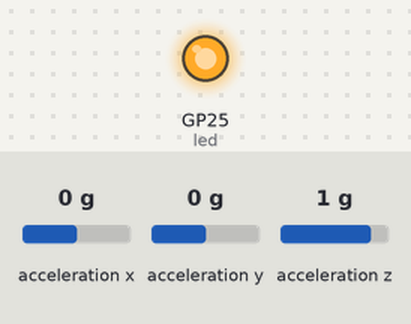
The program below on a simulated Raspberry Pi Pico running CircuitPython. Shown: output pins drawn as LEDs (lit = HIGH). The inputs (shaded band) are chosen by the test bench; at power-on: acceleration x 0 g, acceleration y 0 g, acceleration z 1 g. Files the program writes start out absent; what the program prints to the serial console is not drawn. At 11.1 s the program ends and the board releases its pins; the recording ends there.

Above: at 0.1 s.
At 3.1 s:
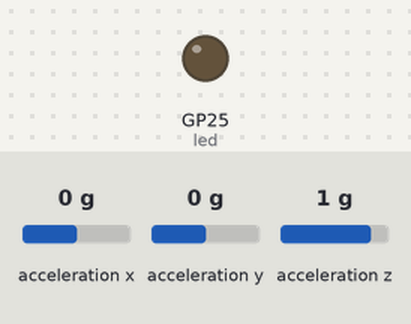
Timing chart, 0 to 11.1 s (numbered marks = the images above):
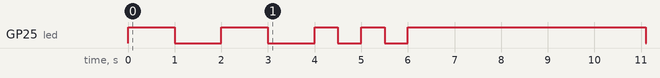

The program:

code.py
```python
# Import Libraries
import time
import busio
import board
import digitalio
import adafruit_mpu6050
# Note that storage is imported in boot.py

# Initialize the I2C Connection
i2c = busio.I2C(scl=board.GP1, sda=board.GP0)
mpu = adafruit_mpu6050.MPU6050(i2c)

# Intialize the LED
led = digitalio.DigitalInOut(board.LED)
led.direction = digitalio.Direction.OUTPUT

# Open the data file for append and write header
d = open("log.csv", "a")
d.write("T, X, Y, Z \n")
runtime = 0

# Countdown blink, coded the hard (stupid) way
led.value = True
time.sleep(1)
led.value = False
time.sleep(1)
led.value = True
time.sleep(1)
led.value = False
time.sleep(1)
led.value = True
time.sleep(0.5)
led.value = False
time.sleep(0.5)
led.value = True
time.sleep(0.5)
led.value = False
time.sleep(0.5)
led.value = True

print("Starting data collection... \n")
# Collect the acceleration data
numCycles = 2000
while numCycles > 0:
    d.write("%i" % time.monotonic_ns() + ", %.2f, %.2f, %.2f \n" % (mpu.acceleration))
    time.sleep(0.002)
    numCycles = numCycles - 1

print("Data collection complete. \n")
led.value = False
d.flush()
d.close()
```

Measured:
- by itself, GP25 (led): LOW → HIGH at 0.00 s, → LOW 1.0 s later, → HIGH 1.0 s later, → LOW 1.0 s later, … (10 changes in this stretch)
